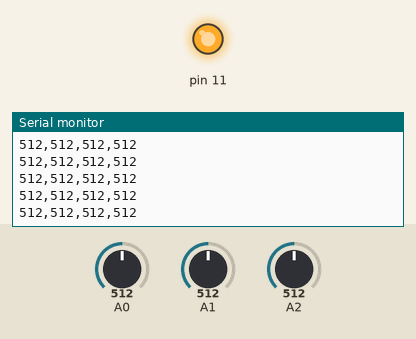
The sketch below on a simulated Arduino Uno, built with avr-gcc and run on an emulated ATmega328P. On the bench: output pins drawn as LEDs (lit = HIGH), the last lines printed to the serial monitor. Inputs (shaded band) come from the test bench; at power-on: A1 = 512, A0 = 512, A2 = 512.

Above: at 1.2 s.
1.3 s: A1 set to 105
At 1.9 s:
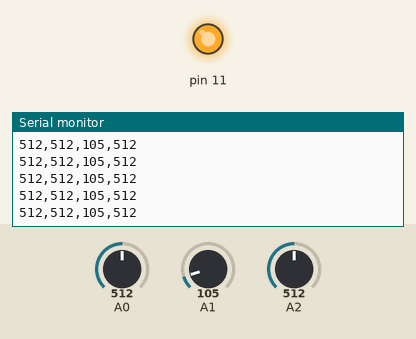
4.3 s: A1 set to 91
At 4.8 s:
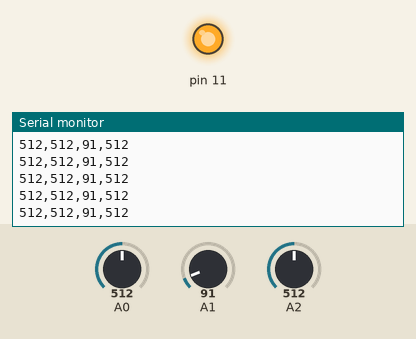
Timing chart, 0 to 7.1 s (numbered marks = the images above; inputs shaded):
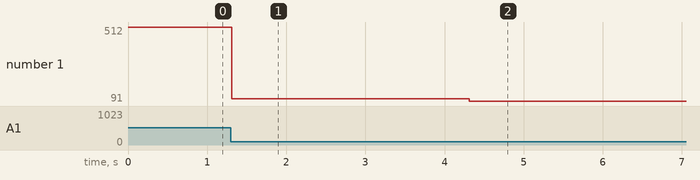

Measured:
- after the input at 1.3 s, the serial monitor: prints a new line at once (image 1)
- after the input at 4.3 s, the serial monitor: prints a new line at once (image 2)
- plotted number 1: 512 → 105 after the input at 1.3 s, 105 → 91 after the input at 4.3 s

The sketch:

accelerometer.ino
```cpp
/*
  Blank - does nothing
 */

int acc_value_0 = 0;
int acc_value_1 = 0;
int acc_value_2 = 0;
int acc_value_3 = 1;
String transmit_values;

void setup() {
  Serial.begin(57600);
  pinMode(11, OUTPUT);
  digitalWrite(11,HIGH);
}

void loop() {
 acc_value_1 = analogRead(0);
 acc_value_2 = analogRead(1);
 acc_value_3 = analogRead(2);
 acc_value_0 = 111;
 transmit_values = String(acc_value_1) + ',' + String(acc_value_1) + ',' + String(acc_value_2) + ',' + String(acc_value_3);
 Serial.println(transmit_values);

// String(timestamp) + ',' +
 //timestamp = timestamp + 1;

 delayMicroseconds(10);

}
```
